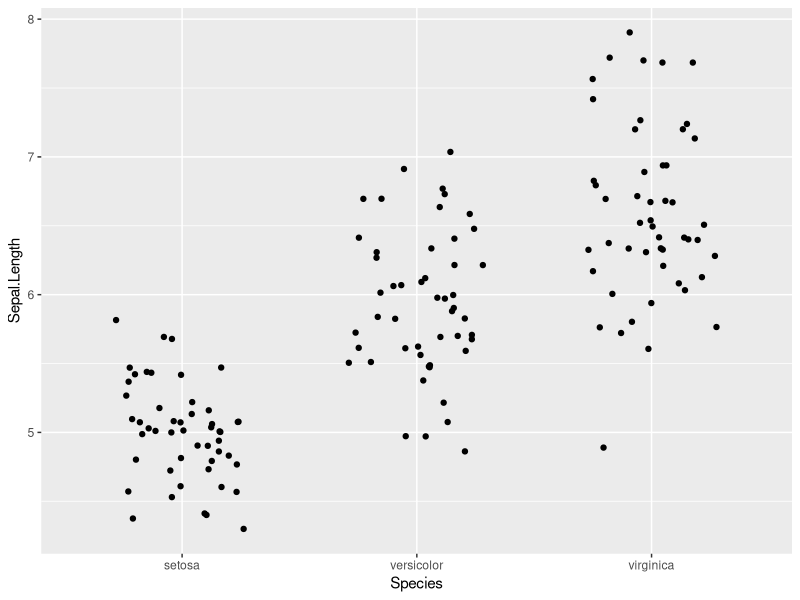
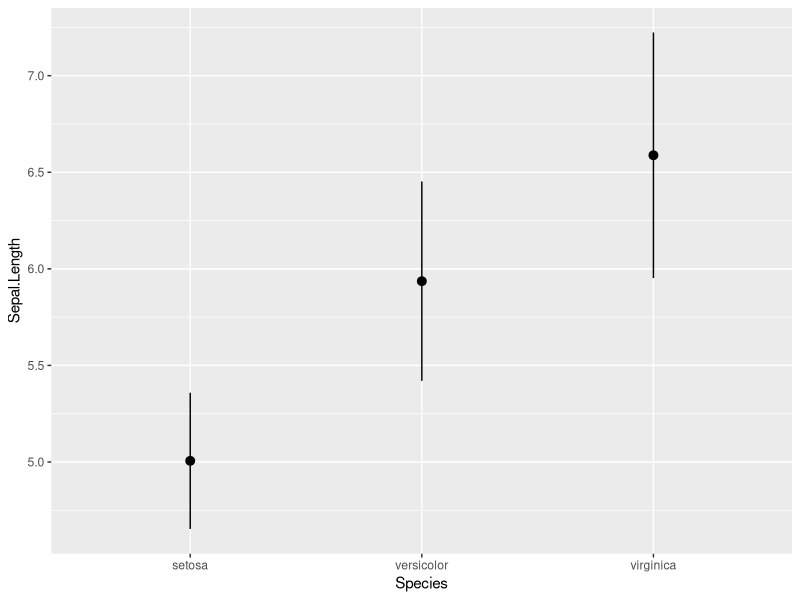
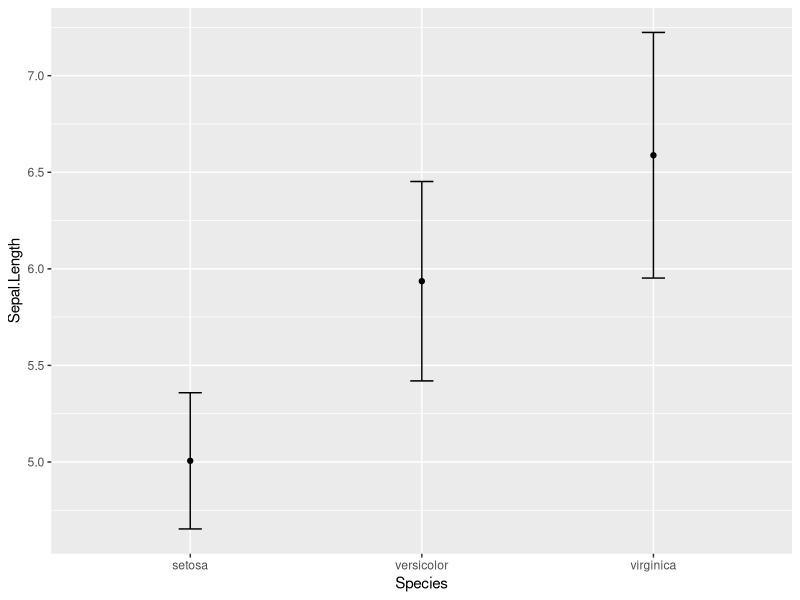
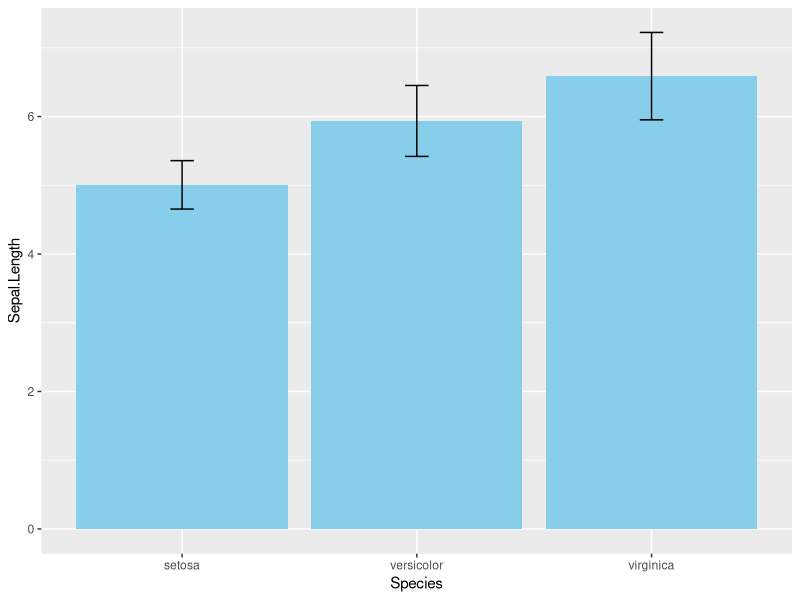
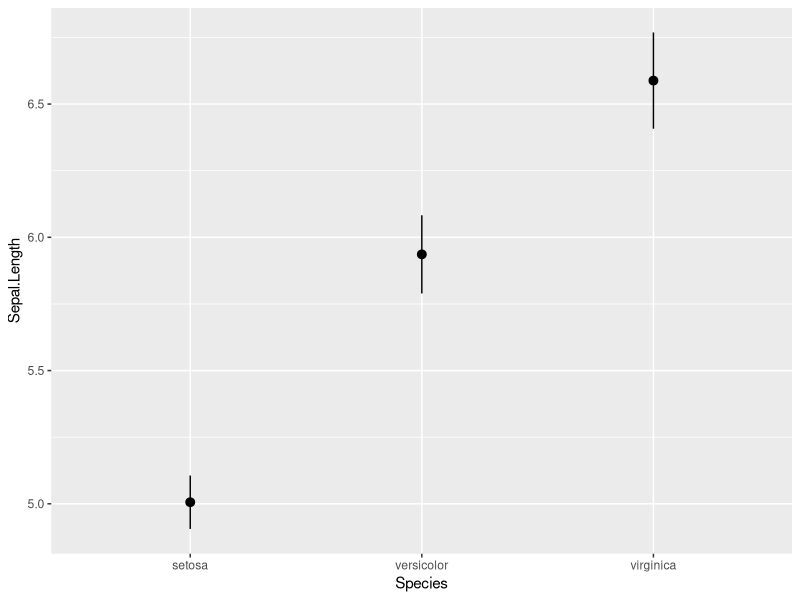
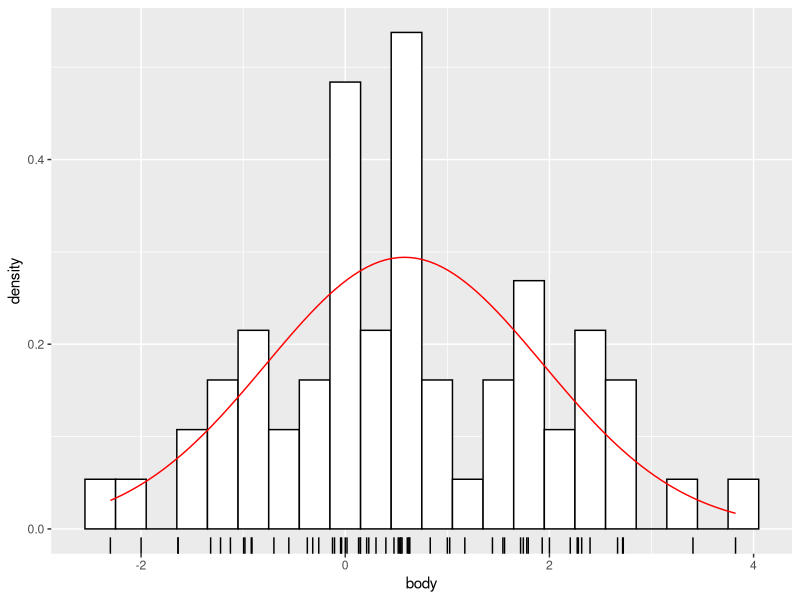
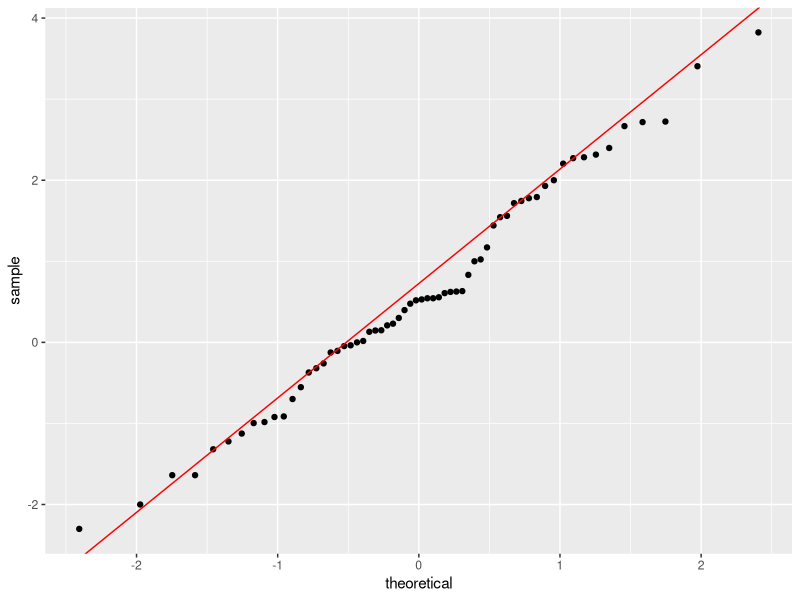
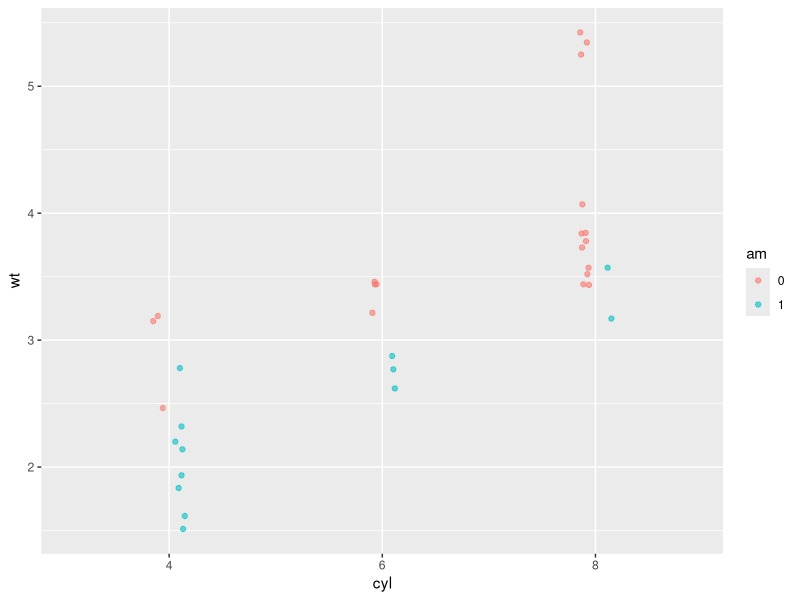

Reproduce these figures in R, in order.
library(ggplot2)

p <- ggplot(iris, aes(Species,Sepal.Length))
p + geom_point(position=position_jitter(0.3))

## calculating statistics:
set.seed(123)
xx <- rnorm(100)

mean(xx)                                # [1] 0.09040591

mean(xx) + (sd(xx) * c(-1,1))           # [1] -0.822410  1.003222

library(Hmisc)
smean.sdl(xx, mult = 1)
##        Mean       Lower       Upper 
##  0.09040591 -0.82240997  1.00322179 

## ggplot:
mean_sdl(xx, mult = 1)
##            y     ymin     ymax
## 1 0.09040591 -0.82241 1.003222

p + stat_summary(fun.data = mean_sdl, fun.args = list(mult = 1))

p + stat_summary(fun.y = mean, geom = "point") +
    stat_summary(fun.data = mean_sdl, fun.args = list(mult = 1),
                 geom = "errorbar",width = 0.1)

## error bars (not recommended):
p + stat_summary(fun.y = mean, geom = "bar", fill = "skyblue") +
    stat_summary(fun.data = mean_sdl, fun.args = list(mult = 1),
                 geom = "errorbar",width = 0.1)

## 95% Confidence Interval
ERR <- qt(0.975, length(xx) -1) * sd(xx) / sqrt(length(xx)) # [1] 0.1811225
mean(xx) + (ERR* c(-1, 1))                    # [1] -0.09071657  0.27152838

## Hmisc
smean.cl.normal(xx)
##       Mean       Lower       Upper 
## 0.09040591 -0.09071657  0.27152838 

## ggplot2
mean_cl_normal(xx)
##            y        ymin      ymax
## 1 0.09040591 -0.09071657 0.2715284

p + stat_summary(fun.data = mean_cl_normal)
?stat_summary

library(MASS)
str(mammals)
mam.new <- data.frame(body = log10(mammals$body))
str(mam.new)
ggplot(mam.new, aes(x=body)) +
    geom_histogram(aes(y=..density..),colour="black",fill="white",
                   binwidth=0.3) +
    geom_rug() +                        # tickmarks at the bottom
    stat_function(fun = dnorm, colour = "red",
                  args = list(mean = mean(mam.new$body),
                              sd = sd(mam.new$body)))

mam.new$slope <- diff(quantile(mam.new$body, c(0.25,0.75))) /
    diff(qnorm(c(0.25,0.75)))
mam.new$int <- quantile(mam.new$body, 0.25) - mam.new$slope * qnorm(0.25)
str(mam.new)

ggplot(mam.new, aes(sample = body)) +
    stat_qq() +
    geom_abline(aes(slope = slope, intercept = int), col = "red") # own calculations are needed to join qqline

## exercises:

## Convert cyl and am to factors:
mtcars$cyl <- factor(mtcars$cyl)
mtcars$am <- factor(mtcars$am)

## Define positions:
posn.d <- position_dodge(width=0.1)
posn.jd <- position_jitterdodge(jitter.width=0.1, dodge.width=0.2)
posn.j <- position_jitter(width=0.2)

## base layers:
wt.cyl.am <- ggplot(mtcars, aes(cyl,wt,col=am,fill=am,group=am))

## plotting
wt.cyl.am + geom_point(position = posn.jd, alpha = 0.6)

## implicit geom_pointrange():
wt.cyl.am + stat_summary(fun.data = mean_cl_normal,
                         fun.args = list(mult = 1), position = posn.d)

wt.cyl.am + stat_summary(fun.data = mean_sdl, position = posn.d)

## explicit geom
wt.cyl.am +
  stat_summary(geom = "point", fun.y = mean, position = posn.d) +
  stat_summary(geom = "errorbar", fun.data = mean_sdl, 
               position = posn.d, fun.args = list(mult = 1), width = 0.1)

## custom functions
# Function to save range for use in ggplot 
gg_range <- function(x) {
    data.frame(ymin = min(x),
               ymax = max(x))
}

xx <- 1:100

gg_range(xx)

med_IQR <- function(x) {
  data.frame(y = median(x),
             ymin = quantile(x)[1],
             ymax = quantile(x)[3])
}

med_IQR(xx)

wt.cyl.am + 
  stat_summary(geom = "linerange", fun.data = med_IQR, 
               position = posn.d, size = 3) +
  stat_summary(geom = "linerange", fun.data = gg_range, 
               position = posn.d, size = 3, 
               alpha = 0.4) +
  stat_summary(geom = "point", fun.y = median, 
               position = posn.d, size = 3, 
               col = "black", shape = "x")
